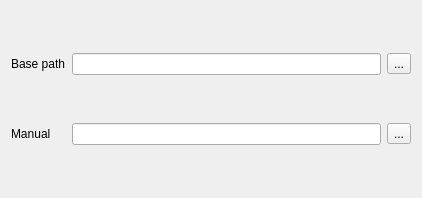
     <widget class="QWidget" name="pathsTab" >
      <property name="geometry" >
       <rect>
        <x>0</x>
        <y>0</y>
        <width>422</width>
        <height>198</height>
       </rect>
      </property>
      <attribute name="title" >
       <string>Paths</string>
      </attribute>
      <layout class="QGridLayout" name="gridLayout_3" >
       <item row="0" column="0" >
        <widget class="QLabel" name="label_11" >
         <property name="toolTip" >
          <string>&lt;!DOCTYPE HTML PUBLIC "-//W3C//DTD HTML 4.0//EN" "http://www.w3.org/TR/REC-html40/strict.dtd">
&lt;html>&lt;head>&lt;meta name="qrichtext" content="1" />&lt;style type="text/css">
p, li { white-space: pre-wrap; }
&lt;/style>&lt;/head>&lt;body style=" font-family:'MS Shell Dlg 2'; font-size:8.25pt; font-weight:400; font-style:normal;">
&lt;p style=" margin-top:0px; margin-bottom:0px; margin-left:0px; margin-right:0px; -qt-block-indent:0; text-indent:0px;">&lt;span style=" font-size:8pt;">Base path for input/output. &lt;/span>&lt;/p>
&lt;p style=" margin-top:0px; margin-bottom:0px; margin-left:0px; margin-right:0px; -qt-block-indent:0; text-indent:0px; font-size:8pt;">If you want to save results, make sure that the directory is user-writable.&lt;/p>&lt;/body>&lt;/html></string>
         </property>
         <property name="text" >
          <string>Base path</string>
         </property>
        </widget>
       </item>
       <item row="0" column="1" >
        <widget class="QLineEdit" name="workDirectoryLE" >
         <property name="toolTip" >
          <string>&lt;!DOCTYPE HTML PUBLIC "-//W3C//DTD HTML 4.0//EN" "http://www.w3.org/TR/REC-html40/strict.dtd">
&lt;html>&lt;head>&lt;meta name="qrichtext" content="1" />&lt;style type="text/css">
p, li { white-space: pre-wrap; }
&lt;/style>&lt;/head>&lt;body style=" font-family:'MS Shell Dlg 2'; font-size:8.25pt; font-weight:400; font-style:normal;">
&lt;p style=" margin-top:0px; margin-bottom:0px; margin-left:0px; margin-right:0px; -qt-block-indent:0; text-indent:0px;">&lt;span style=" font-size:8pt;">Base path for input/output. &lt;/span>&lt;/p>
&lt;p style=" margin-top:0px; margin-bottom:0px; margin-left:0px; margin-right:0px; -qt-block-indent:0; text-indent:0px; font-size:8pt;">If you want to save results, make sure that the directory is user-writable.&lt;/p>&lt;/body>&lt;/html></string>
         </property>
        </widget>
       </item>
       <item row="0" column="2" >
        <widget class="QToolButton" name="workDirectoryPB" >
         <property name="toolTip" >
          <string>Select the Base path directory</string>
         </property>
         <property name="text" >
          <string>...</string>
         </property>
        </widget>
       </item>
       <item row="1" column="0" >
        <widget class="QLabel" name="label_10" >
         <property name="text" >
          <string>Manual</string>
         </property>
        </widget>
       </item>
       <item row="1" column="1" >
        <widget class="QLineEdit" name="manualFileLE" >
         <property name="toolTip" >
          <string>Location of the main manual file</string>
         </property>
        </widget>
       </item>
       <item row="1" column="2" >
        <widget class="QToolButton" name="manualFilePB" >
         <property name="toolTip" >
          <string>Browse for the User Manual file</string>
         </property>
         <property name="text" >
          <string>...</string>
         </property>
        </widget>
       </item>
      </layout>
     </widget>
